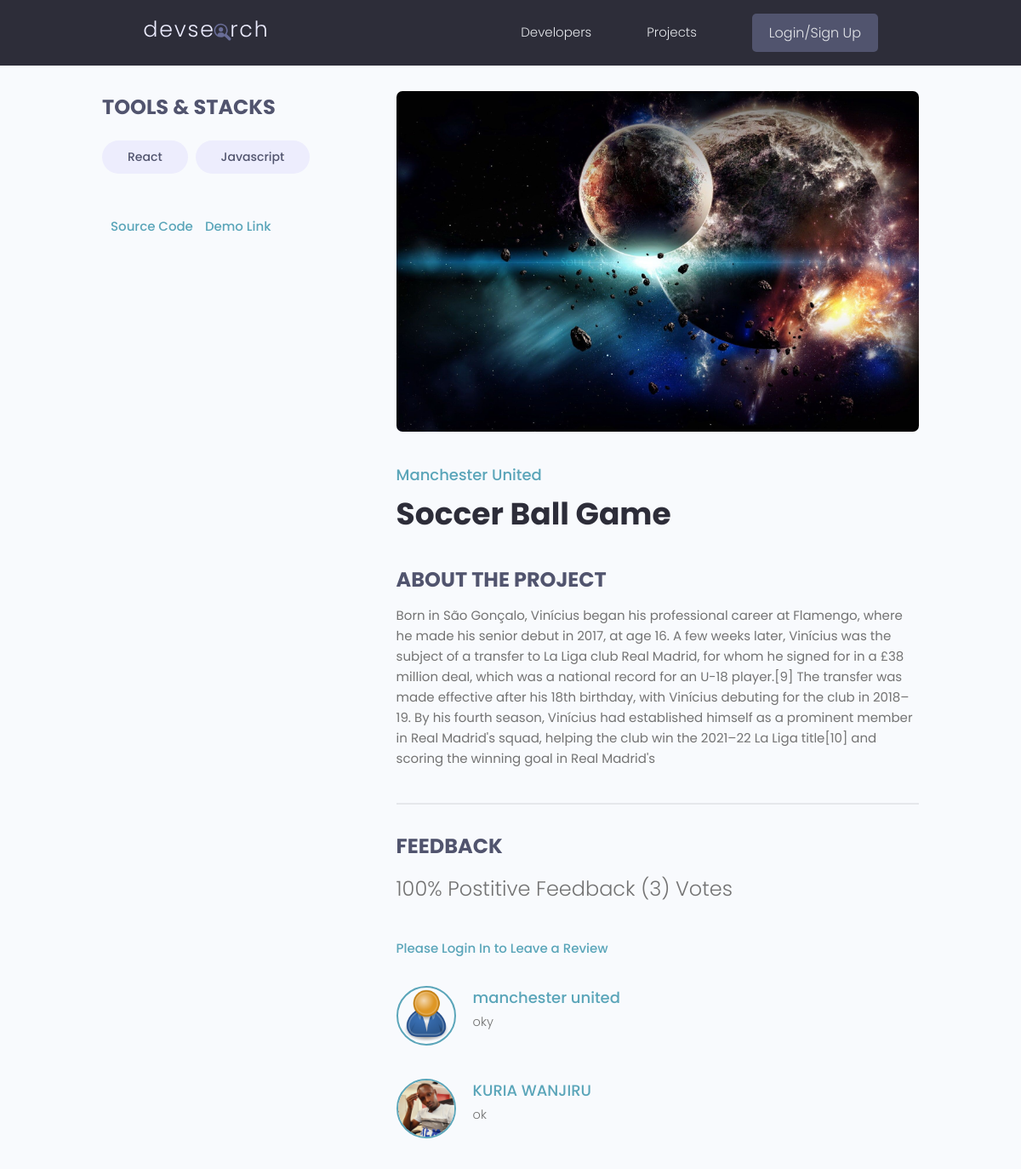
Screenshot of /projects/project/c5ca8fd4-e65c-4a12-b499-19b28c8a31b3/ with the database file from the repository.
### projects/models.py (models this page shows, shortened)
class Tag(models.Model):
    name = models.CharField(max_length=200)
    created =models.DateTimeField(auto_now_add=True)
    id = models.UUIDField(default=uuid.uuid4, unique=True,editable=False,
                            primary_key=True)
    def __str__(self):
        return self.name

class Project(models.Model):
    owner = models.ForeignKey(Profile, null=True, blank=True, on_delete=models.CASCADE)
    title = models.CharField(max_length=200)
    description = models.TextField(null=True, blank=True)
    demo_link = models.CharField(max_length=2000, null=True, blank=True)
    source_link = models.CharField(max_length=200, null=True, blank=True)
    featured_image = models.ImageField(default='default.jpg', null=True, blank=True)
    tags = models.ManyToManyField('Tag', blank=True)
    vote_total =models.IntegerField(default=0, null=True, blank=True)
    vote_ratio =models.IntegerField(default=0, null=True, blank=True)
    created =models.DateTimeField(auto_now_add=True)
    id = models.UUIDField(default=uuid.uuid4, unique=True,editable=False,
                            primary_key=True)
    class Meta:
        ordering=['-vote_ratio', '-vote_total', 'title']
    @property
    def reviewers(self):
        querry_set = self.review_set.all().values_list('owner__id', flat=True)
        return querry_set
    @property
    def imageURL(self):
        try:
            url = self.featured_image.url
        except:
            url = ''
        return url

class Review(models.Model):
    VOTE_TYPE = (
    ('up', 'Up Vote'),
    ('down', 'Down Vote')
    )
    owner = models.ForeignKey(Profile, on_delete=models.CASCADE,null=True, blank=True )
    project = models.ForeignKey(Project, on_delete=models.CASCADE)
    body = models.TextField(null=True, blank=True)
    value = models.CharField(max_length=200, choices=VOTE_TYPE)
    created =models.DateTimeField(auto_now_add=True)
    id = models.UUIDField(default=uuid.uuid4, unique=True,editable=False,
                            primary_key=True)
    class Meta:
        unique_together= [['owner','project']]

### users/models.py (models this page shows, shortened)
class Profile(models.Model):
    user  = models.OneToOneField(User, on_delete=models.CASCADE, null=True, blank=True)
    name = models.CharField(max_length=200,null=True, blank=True)
    user_name = models.CharField(max_length=200,null=True, blank=True)
    location = models.CharField(max_length=200,null=True, blank=True)
    email = models.EmailField(max_length=500, null=True, blank=True)
    short_intro = models.CharField(max_length=200, null=True, blank=True)
    bio = models.TextField(null=True, blank=True)
    profile_image = models.FileField(null=True, blank=True,
                                    upload_to='profiles/', default="profiles/user-default.png")
    social_github = models.CharField(max_length=200,null=True, blank=True)
    social_facebook = models.CharField(max_length=200,null=True, blank=True)
    social_twitter = models.CharField(max_length=200,null=True, blank=True)
    social_linkedin = models.CharField(max_length=200,null=True, blank=True)
    social_youtube = models.CharField(max_length=200,null=True, blank=True)
    social_website = models.CharField(max_length=200,null=True, blank=True)
    created =models.DateTimeField(auto_now_add=True)
    id = models.UUIDField(default=uuid.uuid4, unique=True,editable=False,
                            primary_key=True)
    class Meta:
        ordering : ['created']
    @property
    def profileImageURL(self):
        try:
            url = self.profile_image.url
        except:
            url = ''
        return url

### projects/views.py (the view, shortened to what this page needs)
# urls.py: path('project/<str:pk>/', views.project, name="project"),
def project(request, pk):
    form = ReviewForm()
    projectObject = Project.objects.get(id=pk)
    context = {"currentProject":projectObject, 'form':form}
    return render(request, 'projects/single-project.html', context)

### projects/templates/projects/single-project.html (shortened to what this page needs)
{% extends 'main.html' %}
{% load static %}
{% block content %}
  <main class="singleProject my-md">
    <div class="container">
      <div class="layout">
        <div class="column column--1of3">
          <h3 class="singleProject__subtitle">Tools & Stacks</h3>
          <div class="singleProject__toolStack">
              {% for tag in currentProject.tags.all %}
            <span class="tag tag--pill tag--sub tag--lg">
              <small>{{tag}}</small>
            </span>
                {% endfor %}
          </div>
          {% if currentProject.source_link %}
            <a class="singleProject__liveLink" href="{{currentProject.source_link}}" target="_blank">Source Code
            </a>
          {% endif %}
          {% if currentProject.demo_link %}
          <a class="singleProject__liveLink" href="{{currentProject.demo_link}}" target="_blank">Demo Link
          </a>
        {% endif %}
        </div>
        <div class="column column--2of3">
          <img class="singleProject__preview" src="{{ currentProject.imageURL}}" alt="portfolio thumbnail" />
          <a href="{% url 'user_profile' currentProject.owner.id %}" class="singleProject__developer">{{currentProject.owner.name}}</a>
          <h2 class="singleProject__title">{{currentProject.title}}</h2>
          <h3 class="singleProject__subtitle">About the Project</h3>
          <div class="singleProject__info">
            {{currentProject.description}}
          </div>
          <div class="comments">
            <h3 class="singleProject__subtitle">Feedback</h3>
            <h5 class="project--rating">
              {{currentProject.vote_ratio}}% Postitive Feedback ({{currentProject.vote_total}}) Vote{{currentProject.vote_total|pluralize:"s"}}
            </h5>
            {% if request.user.profile.id in currentProject.reviewers %}
            <p> You Have already submitted your review for this project</p>
            {% elif request.user.profile == currentProject.owner %}
            <p>You cannot review Your Own Work</p>
            {% else %}
            <a href="{% url 'login'%}?next={{request.path}}">Please Login In to Leave a Review</a>
            {% endif %}
            <div class="commentList">
              {% for review in currentProject.review_set.all %}
              {% if review.body %}
              <div class="comment">
                <a href="#">
                  <img class="avatar avatar--md" src="{{ review.owner.profileImageURL}}" alt="user" />
                </a>
                <div class="comment__details">
                  <a href="{%url 'user_profile' review.owner.id %}" class="comment__author">{{review.owner.name}}</a>
                  <p class="comment__info">
                    {{review.body|linebreaksbr}}
                  </p>
                </div>
              </div>
              {% endif %}
              {% endfor %}
            </div>
          </div>
        </div>
      </div>
    </div>
  </main>
  {% endblock content %}

### static/styles/app.css (style rules this page uses)
:root { --color-sub: #2d2d39; }
img { width: 100%; }
.singleProject .column--1of3 { order: 2; }
@media screen and (min-width: 1081px) { .singleProject .column--1of3 { order: 1; } }
@media screen and (min-width: 1081px) { .singleProject .column--2of3 { order: 2; } }
.singleProject__toolStack { margin-top: 2rem; margin-bottom: 4rem; }
.singleProject__liveLink { font-weight: 500; transition: all 0.3s ease-in-out; border-bottom: 2px solid transparent; }
.singleProject__preview { height: 50vh; object-fit: cover; object-position: top center; margin-bottom: 3rem; border-radius: 0.7rem; }
.singleProject__developer { font-size: 1.8rem; font-weight: 500; }
.singleProject__title { font-size: 3.6rem; font-weight: 700; color: var(--color-sub); margin-bottom: 3rem; }
.project--rating { margin-bottom: 1.6em; margin-top: .5em; }
.singleProject__subtitle { text-transform: uppercase; font-size: 2.4rem; font-weight: 700; color: var(--color-sub-light); margin-bottom: 1rem; }
.comments { margin-top: 4rem; padding-top: 3rem; border-top: 2px solid var(--color-light); }
.commentList { margin: 3rem 0; }
.comment { display: flex; gap: 2rem; }
.comment:not(:last-child) { margin-bottom: 3rem; }
.comment__author { font-size: 1.8rem; }
.comment__info { font-size: 1.45rem; }

### static/uikit/styles/modules/_variables.css (style rules this page uses)
:root { --color-main: #5aa5b9; --color-main-light: #e6faff; --color-sub: #3f4156; --color-sub-light: #51546e; --color-sub-lighter: #ededfd; --color-text: #737373; --color-gray: #8b8b8b; --color-light: #e5e7eb; --color-light-gray: #767676; --color-bg: #f8fafd; --color-white: #fffefd; --color-white-light: #f3f3f3; --color-success: #359e64; --color-success-bg: #def8e8; --color-error: #fc4b0b; --color-error-bg: #fff2ee; --font-base: 'Poppins', arial, helvetica, 'Segoe UI', roboto, ubuntu, sans-serif; --font-monospace: 'Fira Code', 'Courier New', courier, monospace; --font-regular: 300; --font-medium: 500; --font-bold: 700; --generic-shadow: 1px 1px 5px #00000010; --generic-transition: all 0.3s ease-in-out; }

### static/uikit/styles/modules/_base.css (style rules this page uses)
* { margin: 0; padding: 0; box-sizing: border-box; text-rendering: optimizeLegibility; color: inherit; font-size: inherit; }
html { font-size: 50%; }
@media only screen and (min-width: 480px) { html { font-size: 56.25%; } }
@media only screen and (min-width: 1200px) { html { font-size: 62.5%; } }
body { line-height: 1.6; font-weight: 400; font-size: 1.5rem; color: var(--color-text); background-color: var(--color-bg); min-height: 100vh; }

### static/uikit/styles/modules/_typography.css (style rules this page uses)
* { font-family: var(--font-base); }
h2 { font-size: 3.6rem; font-weight: var(--font-bold); }
h3 { font-size: 3.2rem; font-weight: var(--font-medium); }
h5 { font-size: 2.4rem; font-weight: var(--font-medium); }
h5, h6 { font-weight: var(--font-regular); }
p, span, strong { font-size: 1.6rem; color: var(--color-text); font-weight: var(--font-regular); }
a { padding-bottom: 2px; text-decoration: none; display: inline-block; color: var(--color-main); font-weight: var(--font-medium); }

### static/uikit/styles/modules/_utilities.css (style rules this page uses)
.container { width: 92%; max-width: 165rem; margin: 0 auto; box-sizing: border-box; }
@media screen and (min-width: 1000px) { .container { width: 90%; } }
@media screen and (min-width: 1200px) { .container { width: 80%; } }
.my-md { margin: 3rem auto; }

### static/uikit/styles/modules/_avatar.css (style rules this page uses)
.avatar { border-radius: 50%; border: 2px solid var(--color-main); object-fit: cover; }
.avatar--md { height: 7rem; width: 7rem; }

### static/uikit/styles/modules/_tag.css (style rules this page uses)
.tag { display: inline-flex; align-items: center; background-color: var(--color-sub); height: -webkit-fit-content; height: -moz-fit-content; height: fit-content; width: -webkit-fit-content; width: -moz-fit-content; width: fit-content; border-radius: 0.5rem; padding: 0.5rem 1.5rem; font-size: 1.2rem; cursor: pointer; }
.tag:not(:last-child) { margin-right: 0.25rem; margin-bottom: 0.75rem; }
.tag > small { color: var(--color-white); }
.tag--pill { border-radius: 5rem; }
.tag--sub, .tag--sub > small { background: var(--color-sub-lighter); color: var(--color-sub-light); font-weight: 500; }
.tag--lg { padding: 0.8rem 3rem; font-size: 1.4rem; }
.tag--lg:not(:last-child) { margin-right: 0.5rem; margin-bottom: 1rem; }

### static/uikit/styles/modules/_layout.css (style rules this page uses)
.layout { display: flex; flex-flow: row wrap; justify-content: space-between; }
.layout > .column { margin-bottom: 3rem; }
.layout > .column.column--1of3 { flex-basis: 30%; }
.layout > .column.column--2of3 { flex-basis: 64%; }

### rows the page displays
Tag: name "React"
Tag: name "Javascript"
Project: imageURL (picture), owner.name "Manchester United", title "Soccer Ball Game", description "Born in São Gonçalo, Vinícius began his professional career at Flamengo, where he made his senior debut in 2017, at age 16. A few weeks later, Vinícius was the subject of a transfer to La Liga club Real Madrid, for whom he signed for in a £38 million deal, which was a national record for an U-18 player.[9] The transfer was made effective after his 18th birthday, with Vinícius debuting for the club in 2018–19. By his fourth season, Vinícius had established himself as a prominent member in Real Madrid's squad, helping the club win the 2021–22 La Liga title[10] and scoring the winning goal in Real Madrid's", vote_ratio "100", vote_total "3"
Review: owner.profileImageURL (placeholder picture), owner.name "manchester united", body "oky"
Review: owner.profileImageURL (picture), owner.name "KURIA WANJIRU", body "ok"
